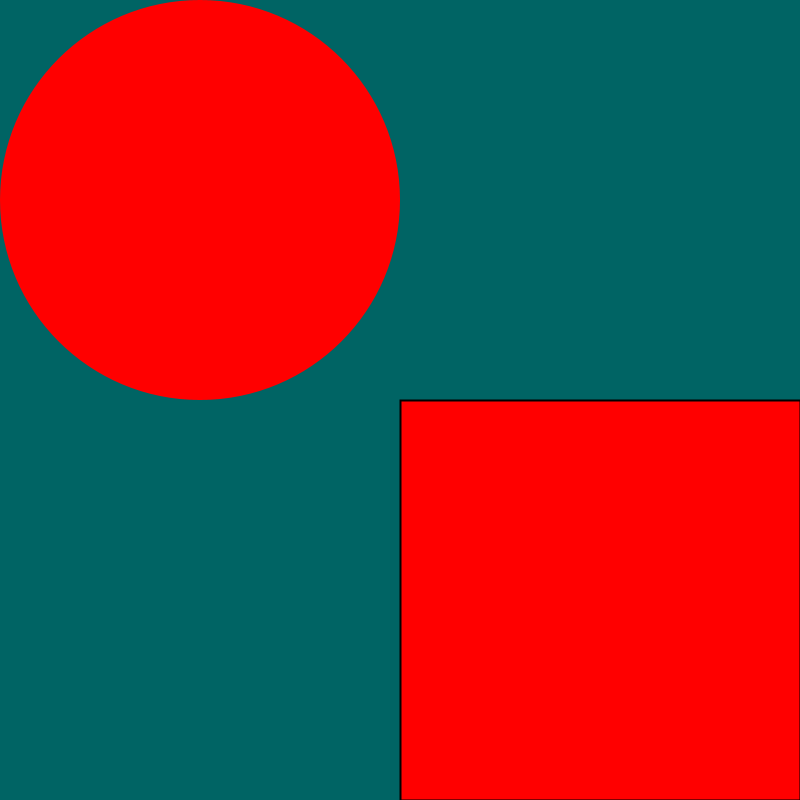
Frame 1 (no input)
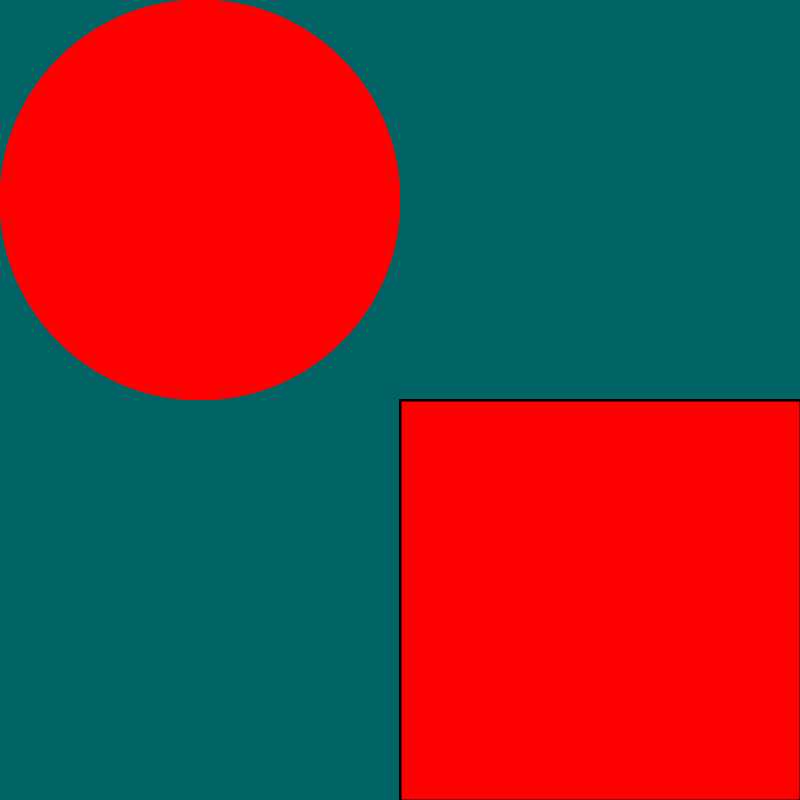
Frame 60 (the mouse pressed at the canvas centre just before this capture)
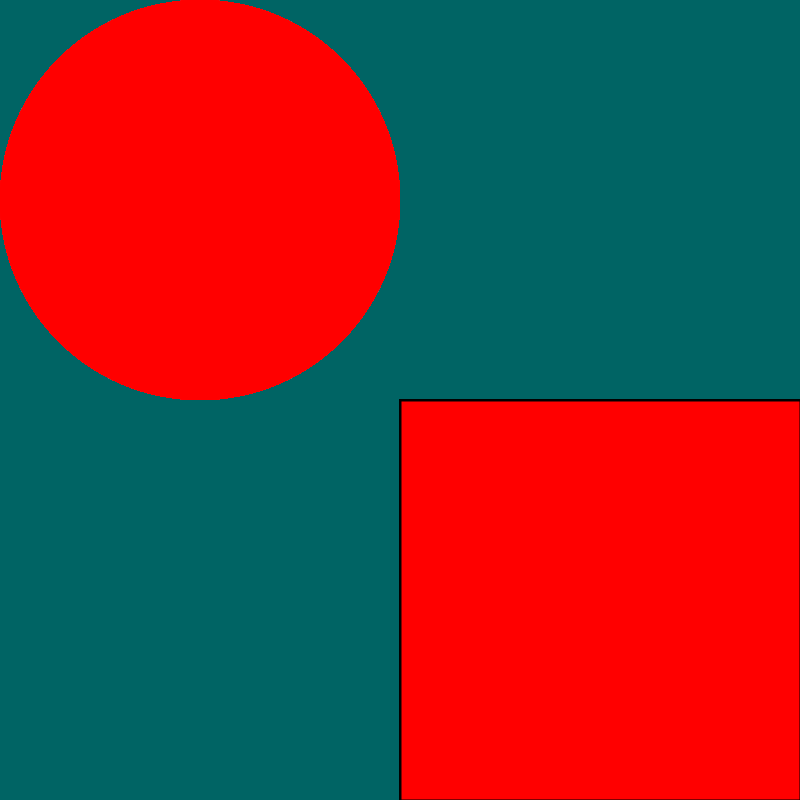
Frame 120 (the mouse held since frame 60 and released just before this capture)

The Processing sketch that drew these frames (run headless with seeded random() and noise(); from frame 60 on, the mouse is pressed at the canvas centre):

// Processing sketch: Answer_1
// ── Answer_1.pde
void setup() {
  size(800, 800);
  background(0, 100, 100);
  strokeWeight(2);
}

void draw() {
  //red rectangle
  stroke(0);
  fill(255, 0, 0);
  rect(width/2, height/2, width/2, height/2);
  
  noStroke();
  ellipse(width*.25,height*.25,width/2,height/2);
}
